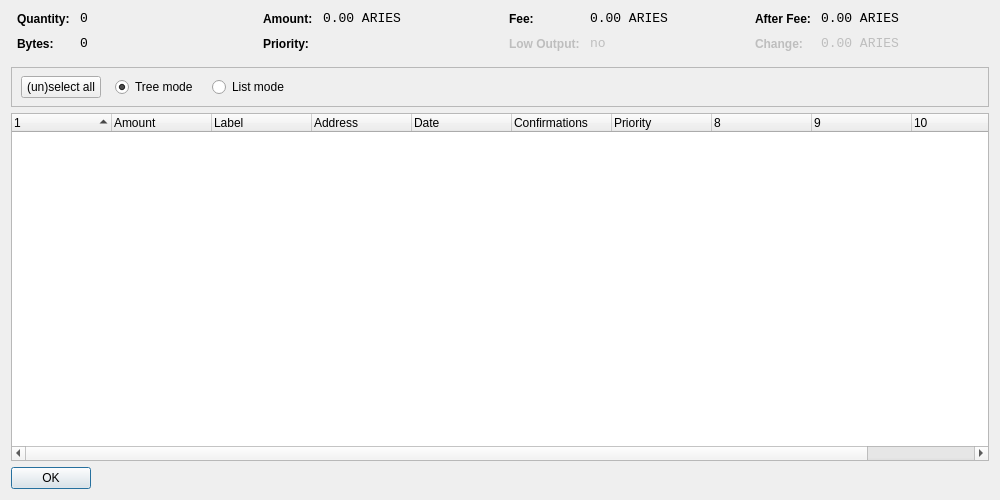
<?xml version="1.0" encoding="UTF-8"?>
<ui version="4.0">
 <class>CoinControlDialog</class>
 <widget class="QDialog" name="CoinControlDialog">
  <property name="geometry">
   <rect>
    <x>0</x>
    <y>0</y>
    <width>1000</width>
    <height>500</height>
   </rect>
  </property>
  <property name="windowTitle">
   <string>Coin Control</string>
  </property>
  <layout class="QVBoxLayout" name="verticalLayout">
   <item>
    <layout class="QHBoxLayout" name="horizontalLayoutTop" stretch="0,0,0,0">
     <property name="topMargin">
      <number>0</number>
     </property>
     <property name="bottomMargin">
      <number>10</number>
     </property>
     <item>
      <layout class="QFormLayout" name="formLayoutCoinControl1">
       <property name="horizontalSpacing">
        <number>10</number>
       </property>
       <property name="verticalSpacing">
        <number>10</number>
       </property>
       <property name="leftMargin">
        <number>6</number>
       </property>
       <property name="rightMargin">
        <number>6</number>
       </property>
       <item row="0" column="0">
        <widget class="QLabel" name="labelCoinControlQuantityText">
         <property name="styleSheet">
          <string notr="true">font-weight:bold;</string>
         </property>
         <property name="text">
          <string>Quantity:</string>
         </property>
        </widget>
       </item>
       <item row="0" column="1">
        <widget class="QLabel" name="labelCoinControlQuantity">
         <property name="font">
          <font>
           <family>Monospace</family>
           <pointsize>10</pointsize>
          </font>
         </property>
         <property name="cursor">
          <cursorShape>IBeamCursor</cursorShape>
         </property>
         <property name="contextMenuPolicy">
          <enum>Qt::ActionsContextMenu</enum>
         </property>
         <property name="text">
          <string notr="true">0</string>
         </property>
         <property name="textInteractionFlags">
          <set>Qt::LinksAccessibleByMouse|Qt::TextSelectableByKeyboard|Qt::TextSelectableByMouse</set>
         </property>
        </widget>
       </item>
       <item row="1" column="0">
        <widget class="QLabel" name="labelCoinControlBytesText">
         <property name="styleSheet">
          <string notr="true">font-weight:bold;</string>
         </property>
         <property name="text">
          <string>Bytes:</string>
         </property>
        </widget>
       </item>
       <item row="1" column="1">
        <widget class="QLabel" name="labelCoinControlBytes">
         <property name="font">
          <font>
           <family>Monospace</family>
           <pointsize>10</pointsize>
          </font>
         </property>
         <property name="cursor">
          <cursorShape>IBeamCursor</cursorShape>
         </property>
         <property name="contextMenuPolicy">
          <enum>Qt::ActionsContextMenu</enum>
         </property>
         <property name="text">
          <string notr="true">0</string>
         </property>
         <property name="textInteractionFlags">
          <set>Qt::LinksAccessibleByMouse|Qt::TextSelectableByKeyboard|Qt::TextSelectableByMouse</set>
         </property>
        </widget>
       </item>
      </layout>
     </item>
     <item>
      <layout class="QFormLayout" name="formLayoutCoinControl2">
       <property name="horizontalSpacing">
        <number>10</number>
       </property>
       <property name="verticalSpacing">
        <number>10</number>
       </property>
       <property name="leftMargin">
        <number>6</number>
       </property>
       <property name="rightMargin">
        <number>6</number>
       </property>
       <item row="0" column="0">
        <widget class="QLabel" name="labelCoinControlAmountText">
         <property name="styleSheet">
          <string notr="true">font-weight:bold;</string>
         </property>
         <property name="text">
          <string>Amount:</string>
         </property>
        </widget>
       </item>
       <item row="0" column="1">
        <widget class="QLabel" name="labelCoinControlAmount">
         <property name="font">
          <font>
           <family>Monospace</family>
           <pointsize>10</pointsize>
          </font>
         </property>
         <property name="cursor">
          <cursorShape>IBeamCursor</cursorShape>
         </property>
         <property name="contextMenuPolicy">
          <enum>Qt::ActionsContextMenu</enum>
         </property>
         <property name="text">
          <string notr="true">0.00 ARIES</string>
         </property>
         <property name="textInteractionFlags">
          <set>Qt::LinksAccessibleByMouse|Qt::TextSelectableByKeyboard|Qt::TextSelectableByMouse</set>
         </property>
        </widget>
       </item>
       <item row="1" column="0">
        <widget class="QLabel" name="labelCoinControlPriorityText">
         <property name="styleSheet">
          <string notr="true">font-weight:bold;</string>
         </property>
         <property name="text">
          <string>Priority:</string>
         </property>
        </widget>
       </item>
       <item row="1" column="1">
        <widget class="QLabel" name="labelCoinControlPriority">
         <property name="font">
          <font>
           <family>Monospace</family>
           <pointsize>10</pointsize>
          </font>
         </property>
         <property name="cursor">
          <cursorShape>IBeamCursor</cursorShape>
         </property>
         <property name="contextMenuPolicy">
          <enum>Qt::ActionsContextMenu</enum>
         </property>
         <property name="text">
          <string/>
         </property>
         <property name="textInteractionFlags">
          <set>Qt::LinksAccessibleByMouse|Qt::TextSelectableByKeyboard|Qt::TextSelectableByMouse</set>
         </property>
        </widget>
       </item>
      </layout>
     </item>
     <item>
      <layout class="QFormLayout" name="formLayoutCoinControl3">
       <property name="horizontalSpacing">
        <number>10</number>
       </property>
       <property name="verticalSpacing">
        <number>10</number>
       </property>
       <property name="leftMargin">
        <number>6</number>
       </property>
       <property name="rightMargin">
        <number>6</number>
       </property>
       <item row="0" column="0">
        <widget class="QLabel" name="labelCoinControlFeeText">
         <property name="styleSheet">
          <string notr="true">font-weight:bold;</string>
         </property>
         <property name="text">
          <string>Fee:</string>
         </property>
        </widget>
       </item>
       <item row="0" column="1">
        <widget class="QLabel" name="labelCoinControlFee">
         <property name="font">
          <font>
           <family>Monospace</family>
           <pointsize>10</pointsize>
          </font>
         </property>
         <property name="cursor">
          <cursorShape>IBeamCursor</cursorShape>
         </property>
         <property name="contextMenuPolicy">
          <enum>Qt::ActionsContextMenu</enum>
         </property>
         <property name="text">
          <string notr="true">0.00 ARIES</string>
         </property>
         <property name="textInteractionFlags">
          <set>Qt::LinksAccessibleByMouse|Qt::TextSelectableByKeyboard|Qt::TextSelectableByMouse</set>
         </property>
        </widget>
       </item>
       <item row="1" column="0">
        <widget class="QLabel" name="labelCoinControlLowOutputText">
         <property name="enabled">
          <bool>false</bool>
         </property>
         <property name="styleSheet">
          <string notr="true">font-weight:bold;</string>
         </property>
         <property name="text">
          <string>Low Output:</string>
         </property>
        </widget>
       </item>
       <item row="1" column="1">
        <widget class="QLabel" name="labelCoinControlLowOutput">
         <property name="enabled">
          <bool>false</bool>
         </property>
         <property name="font">
          <font>
           <family>Monospace</family>
           <pointsize>10</pointsize>
          </font>
         </property>
         <property name="cursor">
          <cursorShape>IBeamCursor</cursorShape>
         </property>
         <property name="contextMenuPolicy">
          <enum>Qt::ActionsContextMenu</enum>
         </property>
         <property name="text">
          <string notr="true">no</string>
         </property>
         <property name="textInteractionFlags">
          <set>Qt::LinksAccessibleByMouse|Qt::TextSelectableByKeyboard|Qt::TextSelectableByMouse</set>
         </property>
        </widget>
       </item>
      </layout>
     </item>
     <item>
      <layout class="QFormLayout" name="formLayoutCoinControl4">
       <property name="horizontalSpacing">
        <number>10</number>
       </property>
       <property name="verticalSpacing">
        <number>10</number>
       </property>
       <property name="leftMargin">
        <number>6</number>
       </property>
       <property name="rightMargin">
        <number>6</number>
       </property>
       <item row="0" column="0">
        <widget class="QLabel" name="labelCoinControlAfterFeeText">
         <property name="styleSheet">
          <string notr="true">font-weight:bold;</string>
         </property>
         <property name="text">
          <string>After Fee:</string>
         </property>
        </widget>
       </item>
       <item row="0" column="1">
        <widget class="QLabel" name="labelCoinControlAfterFee">
         <property name="font">
          <font>
           <family>Monospace</family>
           <pointsize>10</pointsize>
          </font>
         </property>
         <property name="cursor">
          <cursorShape>IBeamCursor</cursorShape>
         </property>
         <property name="contextMenuPolicy">
          <enum>Qt::ActionsContextMenu</enum>
         </property>
         <property name="text">
          <string notr="true">0.00 ARIES</string>
         </property>
         <property name="textInteractionFlags">
          <set>Qt::LinksAccessibleByMouse|Qt::TextSelectableByKeyboard|Qt::TextSelectableByMouse</set>
         </property>
        </widget>
       </item>
       <item row="1" column="0">
        <widget class="QLabel" name="labelCoinControlChangeText">
         <property name="enabled">
          <bool>false</bool>
         </property>
         <property name="styleSheet">
          <string notr="true">font-weight:bold;</string>
         </property>
         <property name="text">
          <string>Change:</string>
         </property>
        </widget>
       </item>
       <item row="1" column="1">
        <widget class="QLabel" name="labelCoinControlChange">
         <property name="enabled">
          <bool>false</bool>
         </property>
         <property name="font">
          <font>
           <family>Monospace</family>
           <pointsize>10</pointsize>
          </font>
         </property>
         <property name="cursor">
          <cursorShape>IBeamCursor</cursorShape>
         </property>
         <property name="contextMenuPolicy">
          <enum>Qt::ActionsContextMenu</enum>
         </property>
         <property name="text">
          <string notr="true">0.00 ARIES</string>
         </property>
         <property name="textInteractionFlags">
          <set>Qt::LinksAccessibleByMouse|Qt::TextSelectableByKeyboard|Qt::TextSelectableByMouse</set>
         </property>
        </widget>
       </item>
      </layout>
     </item>
    </layout>
   </item>
   <item>
    <widget class="QFrame" name="frame">
     <property name="minimumSize">
      <size>
       <width>0</width>
       <height>40</height>
      </size>
     </property>
     <property name="frameShape">
      <enum>QFrame::StyledPanel</enum>
     </property>
     <property name="frameShadow">
      <enum>QFrame::Sunken</enum>
     </property>
     <widget class="QWidget" name="horizontalLayoutWidget">
      <property name="geometry">
       <rect>
        <x>10</x>
        <y>0</y>
        <width>781</width>
        <height>41</height>
       </rect>
      </property>
      <layout class="QHBoxLayout" name="horizontalLayoutPanel" stretch="0,0,0,0,0">
       <property name="spacing">
        <number>14</number>
       </property>
       <item>
        <widget class="QPushButton" name="pushButtonSelectAll">
         <property name="sizePolicy">
          <sizepolicy hsizetype="Maximum" vsizetype="Fixed">
           <horstretch>0</horstretch>
           <verstretch>0</verstretch>
          </sizepolicy>
         </property>
         <property name="text">
          <string>(un)select all</string>
         </property>
        </widget>
       </item>
       <item>
        <widget class="QRadioButton" name="radioTreeMode">
         <property name="sizePolicy">
          <sizepolicy hsizetype="Maximum" vsizetype="Fixed">
           <horstretch>0</horstretch>
           <verstretch>0</verstretch>
          </sizepolicy>
         </property>
         <property name="text">
          <string>Tree mode</string>
         </property>
         <property name="checked">
          <bool>true</bool>
         </property>
        </widget>
       </item>
       <item>
        <widget class="QRadioButton" name="radioListMode">
         <property name="sizePolicy">
          <sizepolicy hsizetype="Maximum" vsizetype="Fixed">
           <horstretch>0</horstretch>
           <verstretch>0</verstretch>
          </sizepolicy>
         </property>
         <property name="text">
          <string>List mode</string>
         </property>
        </widget>
       </item>
       <item>
        <spacer name="horizontalSpacer">
         <property name="orientation">
          <enum>Qt::Horizontal</enum>
         </property>
         <property name="sizeHint" stdset="0">
          <size>
           <width>40</width>
           <height>20</height>
          </size>
         </property>
        </spacer>
       </item>
      </layout>
     </widget>
    </widget>
   </item>
   <item>
    <widget class="CoinControlTreeWidget" name="treeWidget">
     <property name="contextMenuPolicy">
      <enum>Qt::CustomContextMenu</enum>
     </property>
     <property name="sortingEnabled">
      <bool>false</bool>
     </property>
     <property name="columnCount">
      <number>11</number>
     </property>
     <attribute name="headerShowSortIndicator" stdset="0">
      <bool>true</bool>
     </attribute>
     <attribute name="headerStretchLastSection">
      <bool>false</bool>
     </attribute>
     <column>
      <property name="text">
       <string/>
      </property>
     </column>
     <column>
      <property name="text">
       <string>Amount</string>
      </property>
     </column>
     <column>
      <property name="text">
       <string>Label</string>
      </property>
     </column>
     <column>
      <property name="text">
       <string>Address</string>
      </property>
     </column>
     <column>
      <property name="text">
       <string>Date</string>
      </property>
     </column>
     <column>
      <property name="text">
       <string>Confirmations</string>
      </property>
      <property name="toolTip">
       <string>Confirmed</string>
      </property>
     </column>
     <column>
      <property name="text">
       <string>Priority</string>
      </property>
     </column>
     <column>
      <property name="text">
       <string/>
      </property>
     </column>
     <column>
      <property name="text">
       <string/>
      </property>
     </column>
     <column>
      <property name="text">
       <string/>
      </property>
     </column>
     <column>
      <property name="text">
       <string/>
      </property>
     </column>
    </widget>
   </item>
   <item>
    <widget class="QDialogButtonBox" name="buttonBox">
     <property name="sizePolicy">
      <sizepolicy hsizetype="Maximum" vsizetype="Fixed">
       <horstretch>0</horstretch>
       <verstretch>0</verstretch>
      </sizepolicy>
     </property>
     <property name="orientation">
      <enum>Qt::Horizontal</enum>
     </property>
     <property name="standardButtons">
      <set>QDialogButtonBox::Ok</set>
     </property>
    </widget>
   </item>
  </layout>
 </widget>
 <customwidgets>
  <customwidget>
   <class>CoinControlTreeWidget</class>
   <extends>QTreeWidget</extends>
   <header>coincontroltreewidget.h</header>
  </customwidget>
 </customwidgets>
 <resources/>
 <connections/>
</ui>
